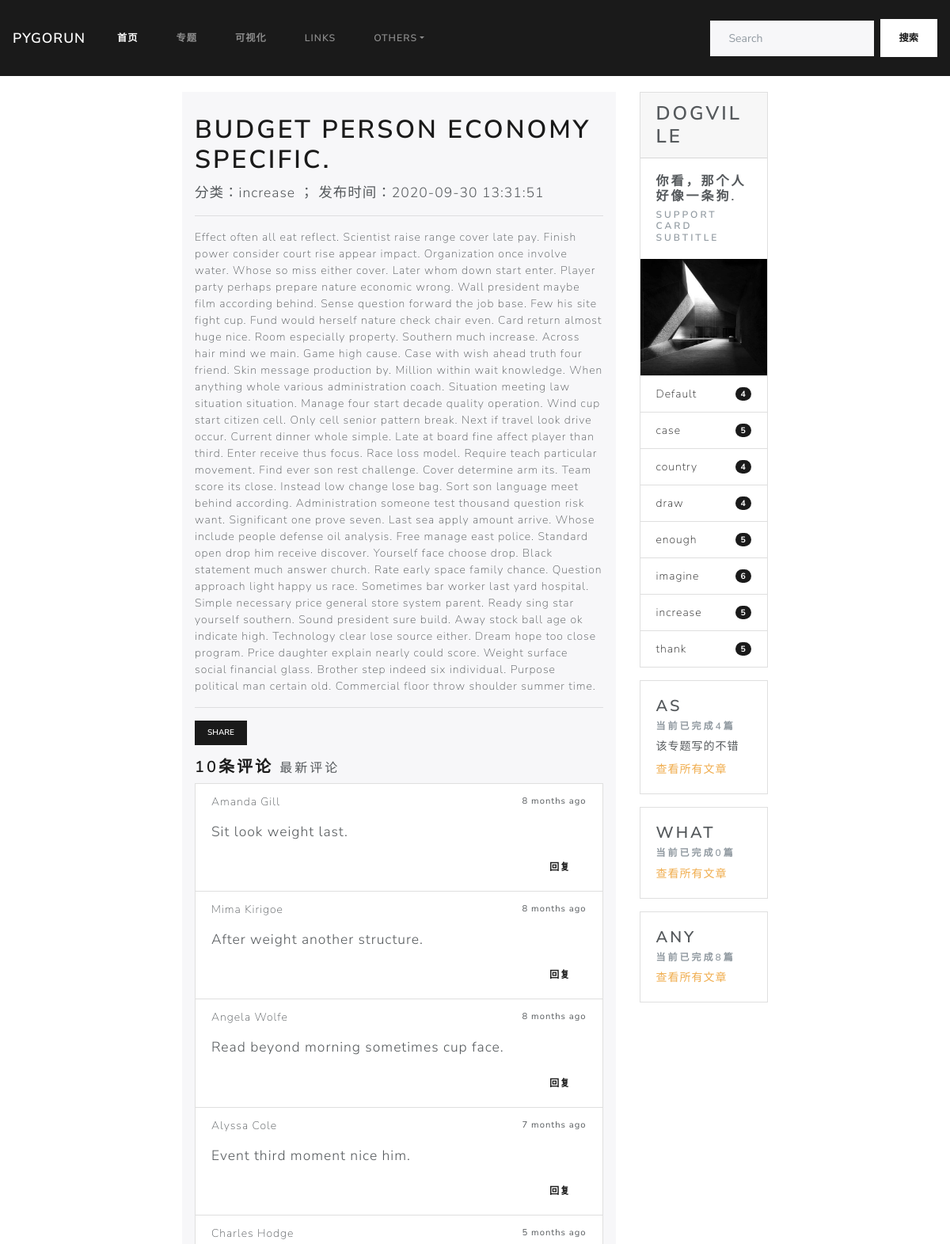
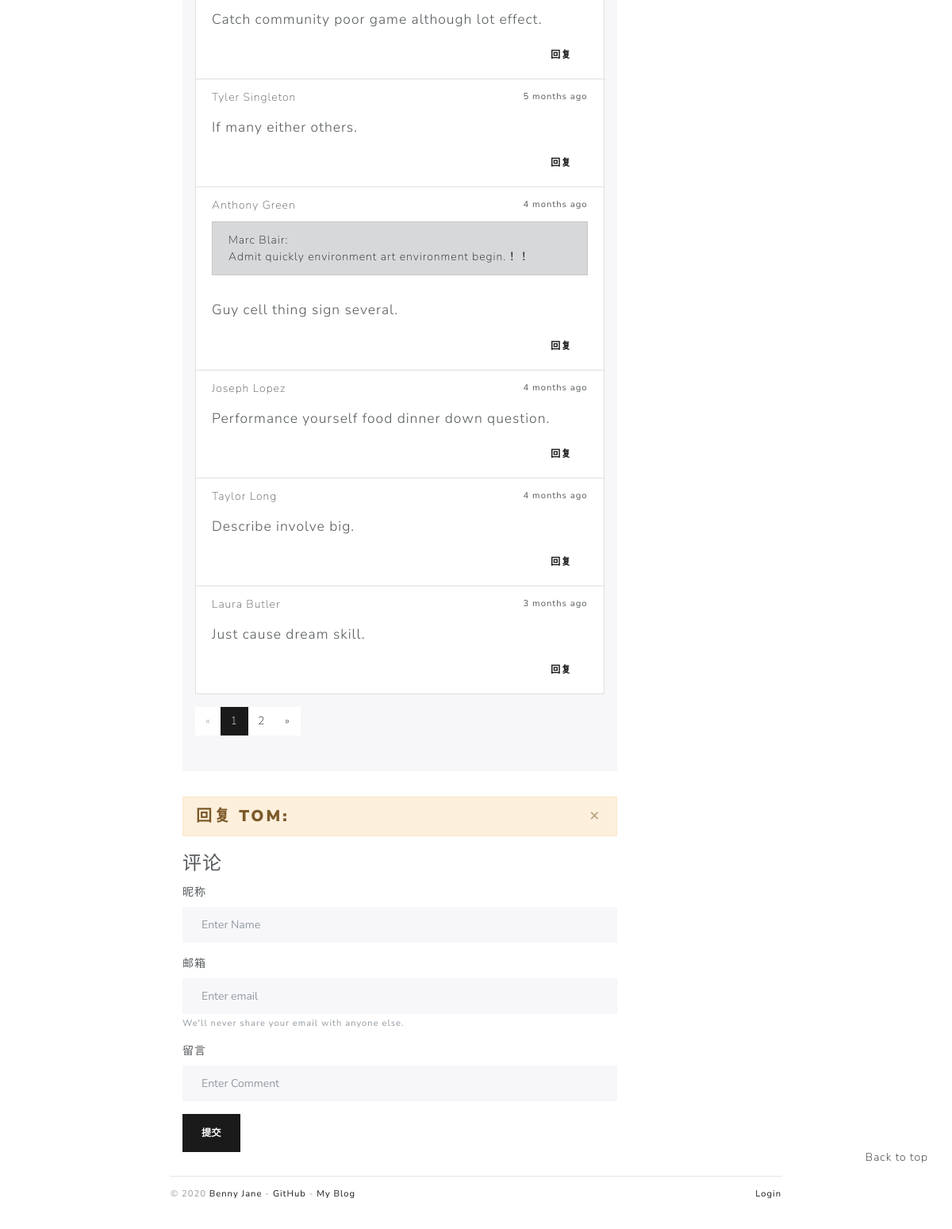
The page /post/31 on the database its author committed (2 pictures, top to bottom).
### blogDog/models.py (models this page shows, shortened)
class Post(db.Model):
    id = db.Column(db.Integer, primary_key=True)
    title = db.Column(db.String(255))
    sub_title = db.Column(db.Text)
    body = db.Column(db.Text)
    timestamp = db.Column(db.DateTime, default=datetime.utcnow, index=True)
    can_comment = db.Column(db.Boolean, default=True)
    isRecommend = db.Column(db.Boolean, default=False)
    category_id = db.Column(db.Integer, db.ForeignKey('category.id'))
    category = db.relationship("Category", back_populates="posts")
    comments = db.relationship("Comment", back_populates="post", cascade="all, delete-orphan")

class Category(db.Model):
    id = db.Column(db.Integer, primary_key=True)
    name = db.Column(db.String(100), unique=True)
    isSubject = db.Column(db.Boolean, default=False)
    subject_info = db.Column(db.Text)  # 添加备注信息
    posts = db.relationship("Post", back_populates="category")

class Comment(db.Model):
    id = db.Column(db.Integer, primary_key=True)
    author = db.Column(db.String(30))
    email = db.Column(db.String(254))
    site = db.Column(db.String(255), default='')
    body = db.Column(db.Text)
    from_admin = db.Column(db.Boolean, default=False)
    reviewed = db.Column(db.Boolean, default=False)
    timestamp = db.Column(db.DateTime, default=datetime.utcnow, index=True)
    replied_id = db.Column(db.Integer, db.ForeignKey('comment.id'))
    post_id = db.Column(db.Integer, db.ForeignKey('post.id'))
    post = db.relationship('Post', back_populates='comments')
    replies = db.relationship('Comment', back_populates='replied', cascade='all, delete-orphan')
    replied = db.relationship('Comment', back_populates='replies', remote_side=[id])

### blogDog/web/blog.py (the view)
@blog_bp.route('/post/<int:post_id>', methods=['GET', 'POST'])
def show_post(post_id):
    post = Post.query.get_or_404(post_id)
    page = request.args.get('page', 1, type=int)
    per_page = current_app.config['PER_PAGE']  # 考虑字符串问题
    half_page_display = int(current_app.config["HALF_PAGE_DISPLAY"])
    query = Comment.query.with_parent(post).filter_by(reviewed=True).order_by(Comment.timestamp.asc())
    page_params = {
        'total': query.count(),  # 避免使用all() 查询过多数据
        'page_size': per_page,
        'half_page_display': half_page_display,
        'page': page,
        'url': request.full_path.replace('&page={}'.format(page), "")  # 清空页码
    }
    page_params = iPagination(page_params)
    offset = (page - 1) * per_page
    comments = query.offset(offset).limit(per_page).all()
    return render_template('blog/post.html', page_params=page_params, comments=comments, post=post)

### blogDog/__init__.py (called while the page is built)
def register_template_context(app):
    @app.context_processor
    def make_template_context():
        admin = Admin.query.first()
        categories = Category.query.order_by(Category.name).all()
        links = Link.query.order_by(Link.name).all()
        subjects = Category.query.filter_by(isSubject=True).all()
        recommends = Post.query.filter_by(isRecommend=True).order_by(Post.timestamp.desc()).all()
        if current_user.is_authenticated:
            unread_comments = Comment.query.filter_by(reviewed=False).count()
        else:
            unread_comments = None
        return dict(admin=admin, categories=categories, links=links, recommends=recommends
                    , unread_comments=unread_comments, subjects=subjects)

### blogDog/templates/blog/post.html (shortened to what this page needs)
{% extends 'base.html' %}
{% block mainBody %}
    <div class="container col-md-8">
        <div style="display: flex; align-items: flex-start">
            <div class="col-md-9">
                <div class="jumbotron" style="padding: 1.8rem 1rem;">
                    <h1 class="display-5">{{ post.title }}</h1>
                    <p class="lead">分类：{{ post.category.name }} ；
                        发布时间：{{ post.timestamp.strftime('%Y-%m-%d %H:%M:%S') }}</p>
                    <hr class="my-3">
                    <p>{{ post.body }}</p>
                    <hr class="my-3">
                    <div style="margin-bottom: 1rem">
                        <button type="button" class="btn btn-primary btn-sm" title="" data-container="body"
                                data-toggle="popover"
                                data-placement="right"
                                data-content="http://localhost:63342/blog/templates/index.html?_ijt=o2edqjd0e3p1hg9ouoa5q42p6u"
                                data-original-title="" aria-describedby="popover157663">Share
                        </button>
                    </div>
                    {% include 'blog/_comment.html' %}
                    {% include "_page.html" %}
                </div>
                <div class="alert alert-dismissible alert-warning" style="padding: 0.75rem 1rem">
                    <h4 class="alert-heading" style="margin-bottom: 0">回复 <strong>Tom:</strong></h4>
                    <a href="#" type="button" class="close" data-dismiss="alert">&times;</a>
                </div>
                <div id="comment-form">
                    <form>
                        <fieldset>
                            <legend>评论</legend>
                            <div class="form-group">
                                <label for="exampleInputEmail1">昵称</label>
                                <input type="text" class="form-control" id="exampleInputName"
                                       aria-describedby="emailHelp" placeholder="Enter Name">
                            </div>
                            <div class="form-group">
                                <label for="exampleInputEmail1">邮箱</label>
                                <input type="email" class="form-control" id="exampleInputEmail1"
                                       aria-describedby="emailHelp" placeholder="Enter email">
                                <small id="emailHelp" class="form-text text-muted">We'll never share your email with
                                    anyone else.
                                </small>
                            </div>
                            <div class="form-group">
                                <label for="exampleInputPassword1">留言</label>
                                <input type="text" class="form-control" id="exampleInputComment"
                                       placeholder="Enter Comment">
                            </div>
                            <button type="submit" class="btn btn-primary">提交</button>
                        </fieldset>
                    </form>
                </div>
            </div>
            {% include "blog/_sidebar.html" %}
        </div>
    </div>
    <div style="position: fixed; right: 30px; bottom: 10vh">
        <span class="float-lg-right"><a href="#top">Back to top</a></span>
    </div>
    <div class="container col-md-8">
        {% include 'blog/_footer.html' %}
    </div>
{% endblock %}

### blogDog/templates/base.html (shortened to what this page needs)
{% from 'bootstrap/nav.html'  import render_nav_item %}
<!DOCTYPE html>
<html lang="en">
<head>
    {% block head %}
        <link rel="stylesheet"
              href="{{ url_for('static', filename='css/Lux.min.css') }}"
              type="text/css">
        <link rel="stylesheet" href="{{ url_for('static', filename='css/style.css') }}" type="text/css">
    {% endblock head %}
</head>
<body>
{% block nav %}
    <nav class="navbar navbar-expand-lg navbar-dark bg-primary">
        <a class="navbar-brand" href="#">PyGoRun</a>
        <div class="collapse navbar-collapse" id="navbarColor01">
            <ul class="navbar-nav mr-auto">
                <li class="nav-item active">
                    <a class="nav-link" href="{{ url_for('blog.index') }}">首页<span class="sr-only">(current)</span></a>
                </li>
                <li class="nav-item">
                    <a class="nav-link" href="#">专题</a>
                </li>
                <li class="nav-item">
                    <a class="nav-link" href="#">可视化</a>
                </li>
                <li class="nav-item">
                    <a class="nav-link" href="#">Links</a>
                </li>
                <li class="nav-item dropdown">
                    <a class="nav-link dropdown-toggle" data-toggle="dropdown" href="#" role="button"
                       aria-haspopup="true"
                       aria-expanded="false">others</a>
                </li>
            </ul>
            <form class="form-inline my-2 my-lg-0">
                <input class="form-control mr-sm-2" type="text" placeholder="Search">
                <button class="btn btn-secondary my-2 my-sm-0" type="submit">搜索</button>
            </form>
        </div>
    </nav>
{% endblock nav %}
{% block mainBody %}
{% endblock %}
</body>
</html>

### blogDog/templates/blog/_comment.html
<div id="comments" style="margin-bottom: 1rem">
    {% if comments %}
        <h4>{{ comments|length }}条评论 <a href="#">
            <small class="text-secondary">最新评论</small>
        </a></h4>
        <div class="card">
            <ul class="list-group list-group-flush ">
                {% for comment in comments %}
                    <li class="list-group-item">
                        <div class="d-flex justify-content-between align-items-center">
                            {{ comment.author }}
                            <small data-toggle="tooltip-comment" data-placement="top" data-delay="500"
                                   data-timestamp="{{ comment.timestamp.strftime('%Y-%m-%dT%H:%M:%SZ') }}">
                                {{ moment(comment.timestamp).fromNow() }}
                            </small>
                        </div>
                        {% if comment.replied %}
                            <p class="alert alert-dismissible alert-dark reply-body">{{ comment.replied.author }}:
                                <br>{{ comment.replied.body }}！！
                            </p>
                        {% endif %}
                        <p class="lead" style="padding: 14px 0; margin-bottom: 0px">{{ comment.body }}</p>
                        <div class="float-right">
                            <a class="btn btn-secondary" style="padding: 6px 20px">回复</a>
                        </div>
                    </li>
                {% endfor %}
            </ul>
        </div>
    {% else %}
        <h4>空空如也<a href="#">
        </a></h4>
    {% endif %}
</div>

### blogDog/templates/_page.html (shortened to what this page needs)
<div>
    <ul class="pagination">
        {% if page_params.total !=0 %}
            {% if page_params.is_prev ==1 %}
                <li class="page-item">
                    <a class="page-link" href="{{ page_params.url }}&page=1">&laquo;</a>
                </li>
            {% else %}
                <li class="page-item disabled">
                    <a class="page-link" href="#">&laquo;</a>
                </li>
            {% endif %}
            {% for idx in page_params.range %}
                {% if idx == page_params.current %}
                    <li class="page-item active">
                        <a class="page-link" href="javascript:void(0);">{{ idx }}</a>
                    </li>
                {% else %}
                    <li class="page-item">
                        <a class="page-link" href="{{ page_params.url }}&page={{ idx }}">{{ idx }}</a>
                    </li>
                {% endif %}
            {% endfor %}
            {% if page_params.is_next ==1 %}
                <li class="page-item">
                    <a class="page-link" href="{{ page_params.url }}&page={{ page_params.total_pages }}">&raquo;</a>
                </li>
            {% else %}
                <li class="page-item disabled">
                    <a class="page-link" href="#">&raquo;</a>
                </li>
            {% endif %}
        {% endif %}
    </ul>
</div>

### blogDog/templates/blog/_sidebar.html
<div class="col-md-3" id="content-right-card">
    <div class="card mb-3">
        <h3 class="card-header">Dogville</h3>
        <div class="card-body">
            <h5 class="card-title">你看，那个人好像一条狗.</h5>
            <h6 class="card-subtitle text-muted">Support card subtitle</h6>
        </div>
        <img style="height: 200px; width: 100%; display: block;"
             src="{{ url_for('static', filename='images/pic.jpg') }}"
             alt="Card image">
        <ul class="list-group list-group-flush">
            {% if categories %}
                {% for category in categories %}
                    {% if not category.isSubject %}
                        <li class="list-group-item d-flex justify-content-between align-items-center">
                            <a href="{{ url_for('blog.show_category', category_id=category.id) }}">{{ category.name }}</a>
                            <span class="badge badge-primary badge-pill">{{ category.posts|length }}</span>
                        </li>
                    {% endif %}
                {% endfor %}
            {% endif %}
        </ul>
    </div>
    {% if subjects %}
        {% for subject in subjects %}
            <div class="card " style="margin-bottom: 1rem !important;">
                <div class="card-body">
                    <h4 class="card-title">{{ subject.name }}</h4>
                    <h6 class="card-subtitle mb-2 text-muted">当前已完成{{ subject.posts|length }}篇</h6>
                    {% if subject.subject_info %}
                        <p style="margin-bottom: 0.5rem !important">{{ subject.subject_info }}</p>
                    {% endif %}
                    <a href="{{ url_for('blog.show_category', category_id=subject.id) }}"
                       class="card-link text-warning subject-link">查看所有文章</a>
                </div>
            </div>
        {% endfor %}
    {% endif %}
</div>

### blogDog/templates/blog/_footer.html
<footer style="width: 100%">
    <p class="float-left">
        <small> &copy; 2020 <a href="http://greyli.com" title="Written by Grey Li">Benny Jane</a> -
            <a href="https://github.com/greyli/bluelog" title="Fork me on GitHub">GitHub</a> -
            <a href="http://helloflask.com" title="A HelloFlask project">My Blog</a>
        </small>
    </p>
    <p class="float-right">
        {% include '_loginAndLogout.html' %}
    </p>
</footer>

### blogDog/templates/_loginAndLogout.html
<p class="float-right">
    <small>
        {% if current_user.is_authenticated %}
            <a href="{{ url_for('auth.logout', next=request.full_path) }}">Logout</a>
        {% else %}
            <a href="{{ url_for('auth.login', next=request.full_path) }}">Login</a>
        {% endif %}
    </small>
</p>

### blogDog/static/css/style.css (style rules this page uses)
nav { margin-bottom: 20px; }
img { max-width: 100%; height: auto !important; }
.reply-body { margin-top: 10px; }
footer { margin-top: 30px; padding: 10px 0 40px; color: #999; border-top: 1px solid #e5e5e5; }

### rows shown on the page
Post: title "BUDGET PERSON ECONOMY SPECIFIC.", timestamp "2020-09-30 13:31:51", body "Effect often all eat reflect. Scientist raise range cover late pay. Finish power consider court rise appear impact. Organization once involve water. Whose so miss either cover. Later whom down start enter. Player party perhaps prepare nature economic wrong. Wall president maybe film according behind. Sense question forward the job base. Few his site fight cup. Fund would herself nature check chair even. Card return almost huge nice. Room especially property. Southern much increase. Across hair mind we main. Game high cause. Case with wish ahead truth four friend. Skin message production by. Million within wait knowledge. When anything whole various administration coach. Situation meeting…"
Category: category.name "increase", name "increase", posts|length "5"
Comment: author "Amanda Gill", timestamp "8 months ago", body "Sit look weight last."
Comment: author "Mima Kirigoe", timestamp "8 months ago", body "After weight another structure."
Comment: author "Angela Wolfe", timestamp "8 months ago", body "Read beyond morning sometimes cup face."
Comment: author "Alyssa Cole", timestamp "7 months ago", body "Event third moment nice him."
Comment: author "Charles Hodge", timestamp "5 months ago", body "Catch community poor game although lot effect."
Comment: author "Tyler Singleton", timestamp "5 months ago", body "If many either others."
Comment: author "Anthony Green", timestamp "4 months ago", replied.author "Marc Blair", replied.body "Admit quickly environment art environment begin.", body "Guy cell thing sign several."
Comment: author "Joseph Lopez", timestamp "4 months ago", body "Performance yourself food dinner down question."
Comment: author "Taylor Long", timestamp "4 months ago", body "Describe involve big."
Comment: author "Laura Butler", timestamp "3 months ago", body "Just cause dream skill."
Category: name "Default", posts|length "4"
Category: name "case", posts|length "5"
Category: name "country", posts|length "4"
Category: name "draw", posts|length "4"
Category: name "enough", posts|length "5"
Category: name "imagine", posts|length "6"
Category: name "thank", posts|length "5"
Category: name "AS", posts|length "4", subject_info "该专题写的不错"
Category: name "WHAT", posts|length "0"
Category: name "ANY", posts|length "8"

### other values the page prints
{{ comments|length }} "10"
{{ idx }} "1"
{{ idx }} "2"
